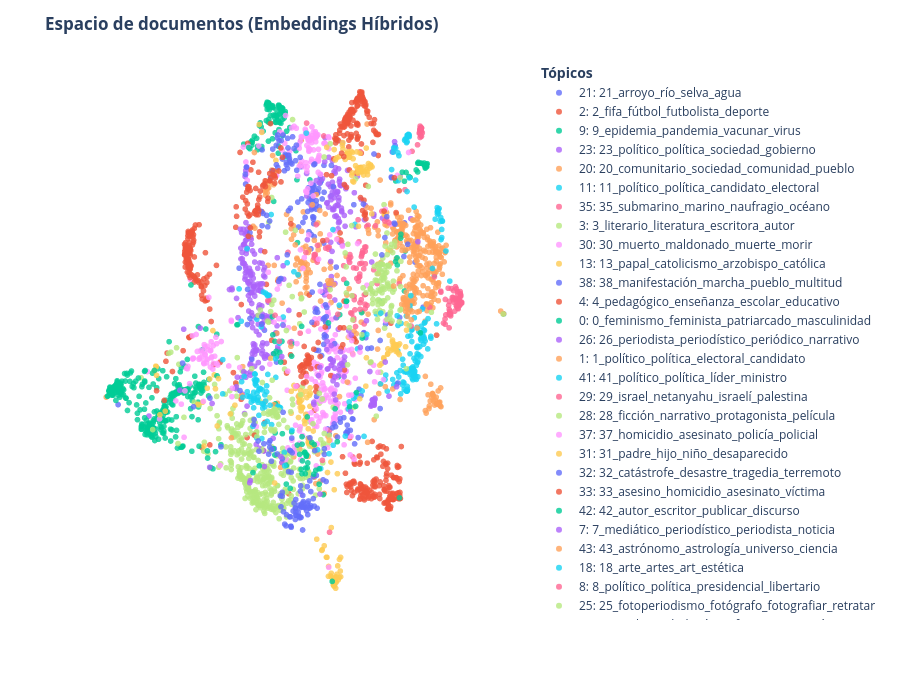

The notebook cell saved with this chart:
### Code cell
# 1. Limpieza de taglines para evitar errores en el hover
clean_taglines = (
    df['tagline']
    .fillna("")
    .astype(str)
    .apply(lambda x: (x[:80] + "...") if len(x) > 83 else x)
    .replace("", "Sin bajada")
    .values
)

# 2. DataFrame base para visualización
plot_df = pd.DataFrame({
    'x': coords_2d[:, 0], 
    'y': coords_2d[:, 1],
    'topic': topics, 
    'title': df['title_text'].values,
    'tagline': clean_taglines
})

# FILTRO CLAVE: Excluir los outliers (-1) para que el gráfico no se sature de ruido gris
plot_df = plot_df[plot_df['topic'] != -1].copy()

# Mapeo de nombres limpios para la leyenda
plot_df['topic_name'] = plot_df['topic'].map(topic_names)
plot_df['topic_label'] = plot_df['topic'].astype(str) + ": " + plot_df['topic_name']

# Ordenar categorías estrictamente por ID de tópico positivo
topics_ordenados_validos = sorted(plot_df['topic'].unique())
categorias_ordenadas = [f"{t}: {topic_names[t]}" for t in topics_ordenados_validos]
plot_df['topic_label'] = pd.Categorical(plot_df['topic_label'], categories=categorias_ordenadas, ordered=True)

# 3. Gráfico de dispersión interactivo
fig = px.scatter(
    plot_df, 
    x='x', 
    y='y', 
    color='topic_label', 
    custom_data=['topic_label', 'title', 'tagline']
)

fig.update_traces(
    hovertemplate=(
        "<b>Tópico:</b> %{customdata[0]}<br>"
        "<b>Título:</b> %{customdata[1]}<br>"
        "<i>%{customdata[2]}</i>"
        "<extra></extra>"
    ), 
    marker=dict(size=6, opacity=0.8)
)

fig.update_layout(
    title="<b>Espacio de documentos (Embeddings Híbridos)</b>", 
    plot_bgcolor='rgba(0,0,0,0)', 
    paper_bgcolor='#fff', 
    height=700,
    hovermode="closest",
    xaxis=dict(showticklabels=False, zeroline=False, showgrid=False, title=""),
    yaxis=dict(showticklabels=False, zeroline=False, showgrid=False, title=""),
    legend=dict(title="<b>Tópicos</b>", orientation="v", y=1, x=1.02)
)

fig.write_html(GRAFICOS_DIR / "03_espacio_documentos.html")
fig.show()
